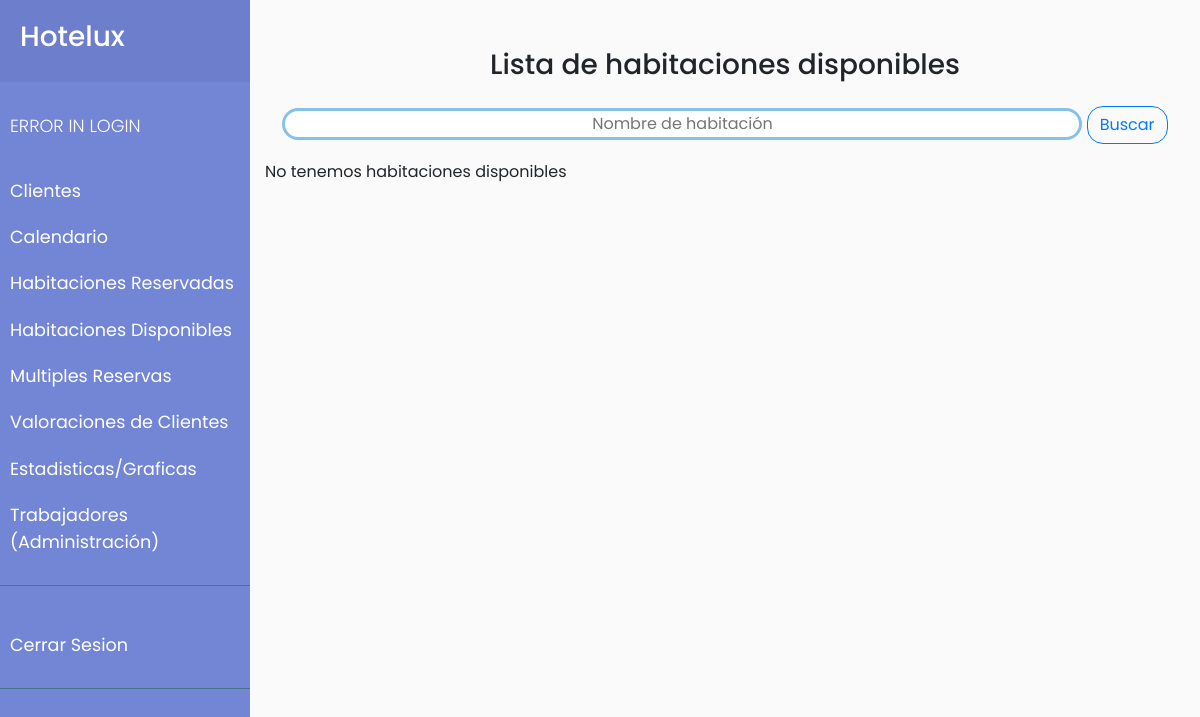
Page /habitaciones_disponibles.php on the earlier database version.
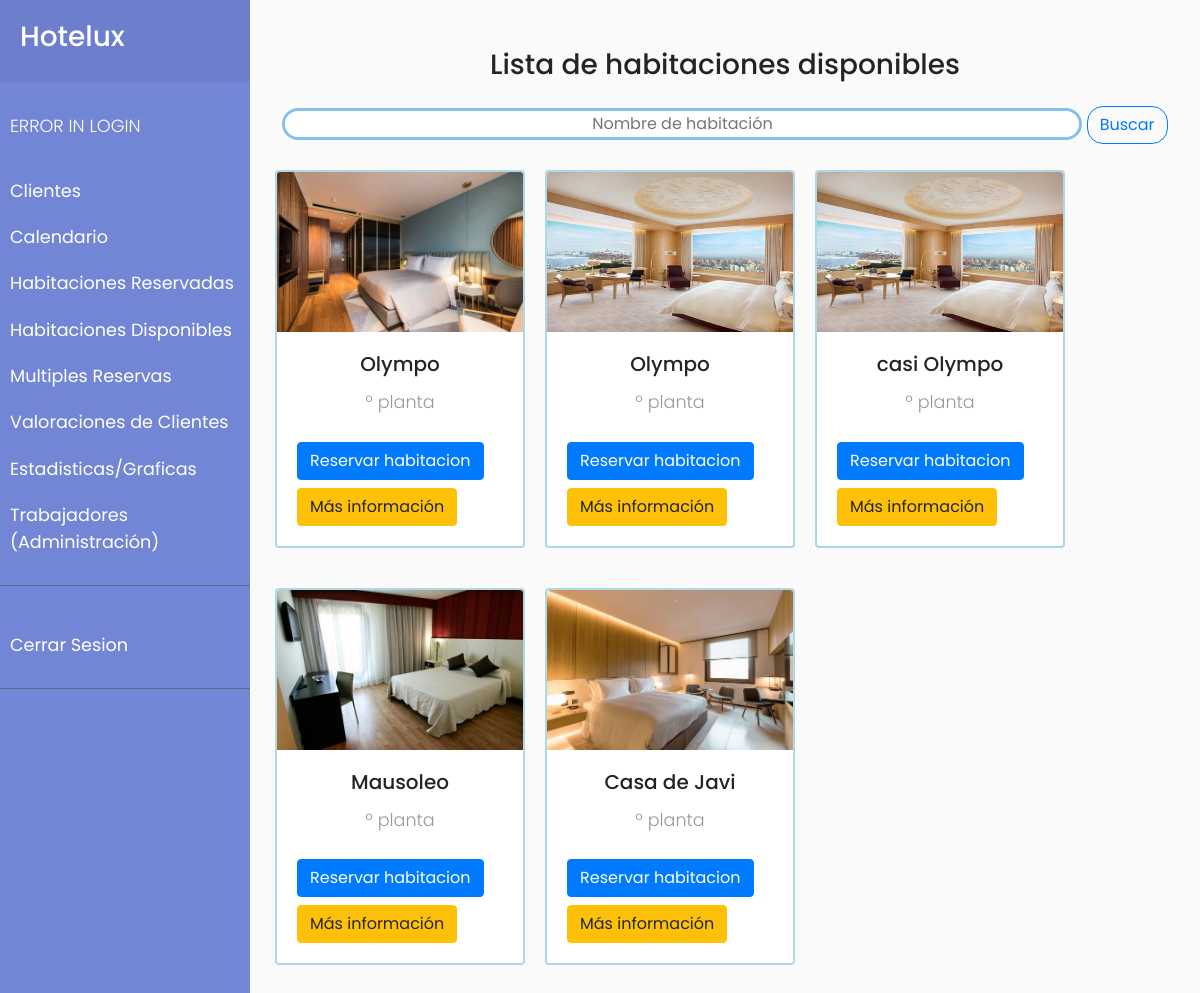
Same page on the later database version.
### tables this page shows
CREATE TABLE IF NOT EXISTS `habitaciones` (
  `id` int(11) NOT NULL AUTO_INCREMENT,
  `name` varchar(50) NOT NULL,
  `planta` set('1','2','3','4') NOT NULL,
  `number` int(3) NOT NULL,
  `price` double NOT NULL,
  `description` varchar(500) NOT NULL,
  `photo` varchar(300) NOT NULL,
  `status` tinyint(1) NOT NULL,
  PRIMARY KEY (`id`)
);

### bbdd.php (called while the page is built, shortened)
<?php
function conecta()
{
    $servername = "localhost";
    $user = "root";
    $password = "";
    $dbname = "hotel_erp";
    $conn = new mysqli($servername, $user, $password, $dbname);
    return $conn;
}
function recogeDatos()
{
    $con = conecta();
    $query = "SELECT * FROM habitaciones WHERE status LIKE '0'";
    $result = $con->query($query);
    return $result;
}
?>

### habitaciones_disponibles.php (the view, shortened to what this page needs)
<?php include "carrito.php";
include "bbdd.php";
include 'cabecera.php';
?>
<link href="./CSS/estilos.css" rel="stylesheet" type="text/css">
<div class="container" id="habitaciones">
    <div class="row">
        <div class="col-12">
            <h3 class="text text-center mt-5 mb-4">Lista de habitaciones disponibles</h3>
        </div>
        <div class="text text-center col-12 mb-3">
            <input id="txtBuscar" type="text" name="txtBuscar" value="" placeholder="Nombre de habitación" class="text text-center" style="border: 3px solid #85C1E9 ; border-radius: 1em; width: 50em; ">
            <button type="button" class="btn btn-outline-primary" style="border-radius: 1em;" name="button" onclick="busqueda()">Buscar</button>
        </div>
        <?php if (isset($_GET['busca'])) {
            $habitaciones = recogeBusqueda();
        } else {
            $habitaciones = recogeDatos();
        }
        if ($habitaciones->num_rows > 0) {
            while ($row = $habitaciones->fetch_assoc()) {
                $id = $row['id'];
                $nombre = $row['name'];
                $planta = $row['floor'];
                $precio = $row['price'];
                $img = $row['photo'];
        ?>
                <div class='cajas card'>
                    <a href='./producto.php?id=<?php $id ?>'>
                        <img class='card-img-top' onclick='agranda(this)' src='<?php echo $img ?>' alt='Card image cap' style="height:10em; width:max-width;">
                    </a>
                    <div class='card-body'>
                        <h5 class='card-title text text-center'>
                            <?php echo $nombre ?>
                        </h5>
                        <p class="text text-center"><?php echo $planta . "º planta" ?></p>
                        <button class='btn btn-primary mt-2 mb-2' name='btnAccion' value='Agregar' data-toggle="modal" data-target="#modal_reserva" onclick="showModal('<?php echo $nombre; ?>', '<?php echo $precio ?>', '<?php echo $id ?>')" type='submit'>Reservar habitacion</button>
                        <a href='./producto.php?id=<?php echo $id ?>' class='btn btn-warning'>Más información</a>
                    </div>
                </div>
        <?php  }
        } else {
            echo ("No tenemos habitaciones disponibles");
        }
        ?>
    </div>
</div>
</div>
</div>

Differences in the rows shown:
added habitaciones: shows a picture, name "Olympo"
added habitaciones: name "Olympo"
added habitaciones: name "casi Olympo"
added habitaciones: shows a picture, name "Mausoleo"
added habitaciones: shows a picture, name "Casa de Javi"
Other differences:
text no longer shown: "No tenemos habitaciones disponibles"
